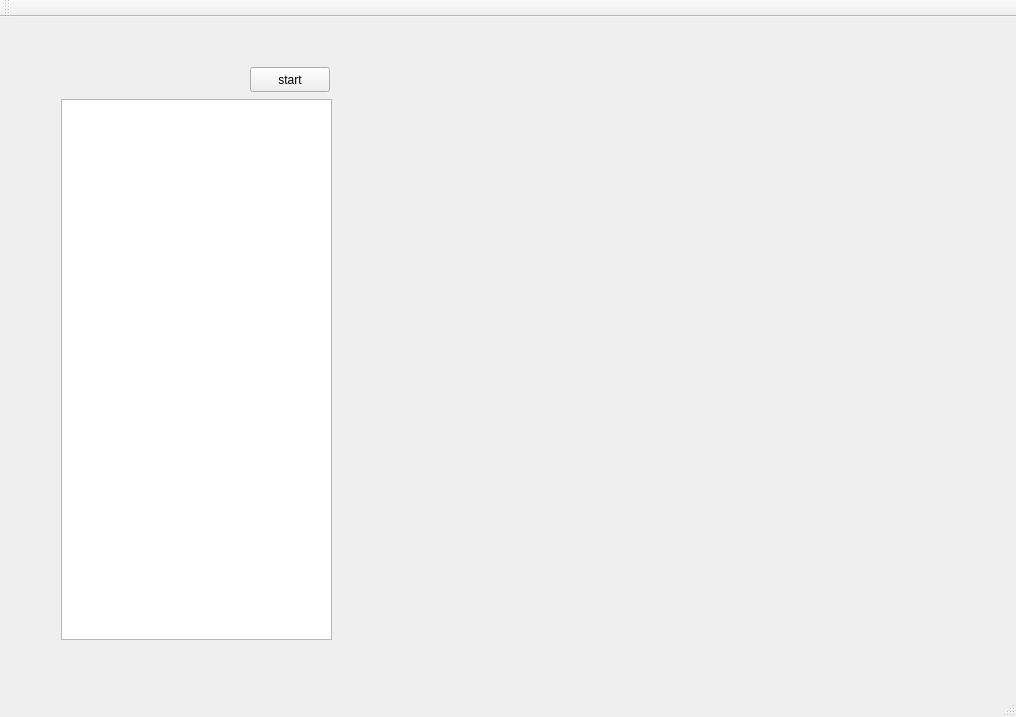
<?xml version="1.0" encoding="UTF-8"?>
<ui version="4.0">
 <class>MainWindow</class>
 <widget class="QMainWindow" name="MainWindow">
  <property name="geometry">
   <rect>
    <x>0</x>
    <y>0</y>
    <width>1016</width>
    <height>717</height>
   </rect>
  </property>
  <property name="windowTitle">
   <string>MainWindow</string>
  </property>
  <widget class="QWidget" name="centralWidget">
   <widget class="QTextEdit" name="textEdit">
    <property name="geometry">
     <rect>
      <x>61</x>
      <y>82</y>
      <width>271</width>
      <height>541</height>
     </rect>
    </property>
    <property name="html">
     <string>&lt;!DOCTYPE HTML PUBLIC &quot;-//W3C//DTD HTML 4.0//EN&quot; &quot;http://www.w3.org/TR/REC-html40/strict.dtd&quot;&gt;
&lt;html&gt;&lt;head&gt;&lt;meta name=&quot;qrichtext&quot; content=&quot;1&quot; /&gt;&lt;style type=&quot;text/css&quot;&gt;
p, li { white-space: pre-wrap; }
&lt;/style&gt;&lt;/head&gt;&lt;body style=&quot; font-family:'Ubuntu'; font-size:11pt; font-weight:400; font-style:normal;&quot;&gt;
&lt;p style=&quot;-qt-paragraph-type:empty; margin-top:0px; margin-bottom:0px; margin-left:0px; margin-right:0px; -qt-block-indent:0; text-indent:0px;&quot;&gt;&lt;br /&gt;&lt;/p&gt;&lt;/body&gt;&lt;/html&gt;</string>
    </property>
   </widget>
   <widget class="QPushButton" name="pushButton">
    <property name="geometry">
     <rect>
      <x>250</x>
      <y>50</y>
      <width>80</width>
      <height>25</height>
     </rect>
    </property>
    <property name="text">
     <string>start</string>
    </property>
   </widget>
  </widget>
  <widget class="QMenuBar" name="menuBar">
   <property name="geometry">
    <rect>
     <x>0</x>
     <y>0</y>
     <width>1016</width>
     <height>28</height>
    </rect>
   </property>
  </widget>
  <widget class="QToolBar" name="mainToolBar">
   <attribute name="toolBarArea">
    <enum>TopToolBarArea</enum>
   </attribute>
   <attribute name="toolBarBreak">
    <bool>false</bool>
   </attribute>
  </widget>
  <widget class="QStatusBar" name="statusBar"/>
 </widget>
 <layoutdefault spacing="6" margin="11"/>
 <resources/>
 <connections/>
</ui>
